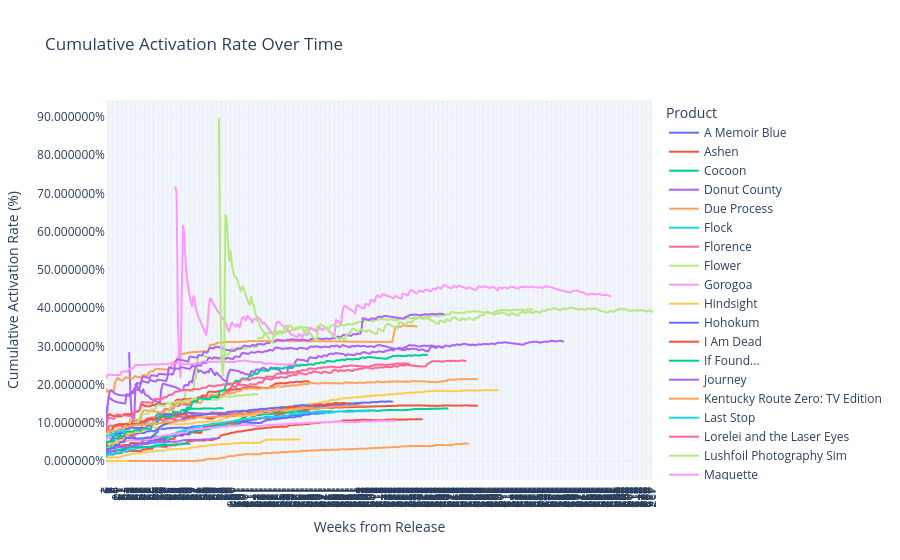

Source (notebook cell):
### Code cell
import plotly.express as px

# Create the Plotly line plot
fig = px.line(
    act_rate_df,
    x="Weeks_from_Release",
    y="cumulative_act_rate",
    color='product',
    title="Cumulative Activation Rate Over Time",
    labels={
        "Weeks_from_Release": "Weeks from Release",
        "cumulative_act_rate": "Cumulative Activation Rate (%)"
    },
    template='plotly_white'
)

# Improve layout for readability
fig.update_layout(
    legend_title_text='Product',
    xaxis=dict(tickmode='linear'),
    yaxis_tickformat='%'
)

# Display the plot
fig.show()

### Figure 1 — Plotly figure (JSON) as saved in the notebook; plotly's stock layout.template omitted (floating-point values rounded to 4 significant figures; data arrays with more than 128 entries replaced by an {"elided": "..."} marker saying what was removed)
{"data": [{"hovertemplate": "product=A Memoir Blue<br>Weeks from Release=%{x}<br>Cumulative Activation Rate (%)=%{y}<extra></extra>", "legendgroup": "A Memoir Blue", "line": {"color": "#636efa", "dash": "solid"}, "marker": {"symbol": "circle"}, "mode": "lines", "name": "A Memoir Blue", "showlegend": true, "type": "scattergl", "x": {"elided": "171 int values"}, "xaxis": "x", "y": {"elided": "171 float values"}, "yaxis": "y"}, {"hovertemplate": "product=Ashen<br>Weeks from Release=%{x}<br>Cumulative Activation Rate (%)=%{y}<extra></extra>", "legendgroup": "Ashen", "line": {"color": "#EF553B", "dash": "solid"}, "marker": {"symbol": "circle"}, "mode": "lines", "name": "Ashen", "showlegend": true, "type": "scattergl", "x": {"elided": "290 int values"}, "xaxis": "x", "y": {"elided": "290 float values"}, "yaxis": "y"}, {"hovertemplate": "product=Cocoon<br>Weeks from Release=%{x}<br>Cumulative Activation Rate (%)=%{y}<extra></extra>", "legendgroup": "Cocoon", "line": {"color": "#00cc96", "dash": "solid"}, "marker": {"symbol": "circle"}, "mode": "lines", "name": "Cocoon", "showlegend": true, "type": "scattergl", "x": [1, 2, 3, 4, 5, 6, 7, 8, 9, 10, 11, 12, 13, 14, 15, 16, 17, 18, 19, 20, 21, 22, 23, 24, 25, 26, 27, 28, 29, 30, 31, 32, 33, 34, 35, 36, 37, 38, 39, 40, 41, 42, 43, 44, 45, 46, 47, 48, 49, 50, 51, 52, 53, 54, 55, 56, 57, 58, 59, 60, 61, 62, 63, 64, 65, 66, 67, 68, 69, 70, 71, 72, 73, 74, 75, 76, 77, 78, 79, 80, 81, 82, 83, 84, 85, 86, 87, 88, 89, 90, 91, 92], "xaxis": "x", "y": [0.05487, 0.06189, 0.06229, 0.05978, 0.05954, 0.05969, 0.05929, 0.06777, 0.07498, 0.07529, 0.07436, 0.07501, 0.08341, 0.08828, 0.0886, 0.09053, 0.09027, 0.09036, 0.09121, 0.09169, 0.0955, 0.0969, 0.09671, 0.09747, 0.1019, 0.1019, 0.1018, 0.1014, 0.1028, 0.1035, 0.1037, 0.104, 0.1039, 0.1047, 0.1101, 0.1117, 0.1115, 0.1113, 0.1131, 0.1188, 0.1222, 0.1238, 0.124, 0.1237, 0.1237, 0.1236, 0.1236, 0.1233, 0.1231, 0.1228, 0.1225, 0.1222, 0.122, 0.1218, 0.1216, 0.1215, 0.1227, 0.1233, 0.1232, 0.123, 0.1247, 0.1285, 0.13, 0.131, 0.1342, 0.1365, 0.1366, 0.1365, 0.1371, 0.1372, 0.137, 0.1367, 0.1365, 0.1366, 0.1369, 0.1369, 0.1377, 0.1377, 0.1375, 0.1376, 0.1377, 0.1374, 0.1374, 0.1372, 0.137, 0.1369, 0.1372, 0.1383, 0.1383, 0.1382, 0.1379, 0.1377], "yaxis": "y"}, {"hovertemplate": "product=Donut County<br>Weeks from Release=%{x}<br>Cumulative Activation Rate (%)=%{y}<extra></extra>", "legendgroup": "Donut County", "line": {"color": "#ab63fa", "dash": "solid"}, "marker": {"symbol": "circle"}, "mode": "lines", "name": "Donut County", "showlegend": true, "type": "scattergl", "x": {"elided": "339 int values"}, "xaxis": "x", "y": {"elided": "339 float values"}, "yaxis": "y"}, {"hovertemplate": "product=Due Process<br>Weeks from Release=%{x}<br>Cumulative Activation Rate (%)=%{y}<extra></extra>", "legendgroup": "Due Process", "line": {"color": "#FFA15A", "dash": "solid"}, "marker": {"symbol": "circle"}, "mode": "lines", "name": "Due Process", "showlegend": true, "type": "scattergl", "x": {"elided": "243 int values"}, "xaxis": "x", "y": {"elided": "243 float values"}, "yaxis": "y"}, {"hovertemplate": "product=Flock<br>Weeks from Release=%{x}<br>Cumulative Activation Rate (%)=%{y}<extra></extra>", "legendgroup": "Flock", "line": {"color": "#19d3f3", "dash": "solid"}, "marker": {"symbol": "circle"}, "mode": "lines", "name": "Flock", "showlegend": true, "type": "scattergl", "x": [1, 2, 3, 4, 5, 6, 7, 8, 9, 10, 11, 12, 13, 14, 15, 16, 17, 18, 19, 20, 21, 22, 23, 24, 25, 26, 27, 28, 29, 30, 31, 32, 33, 34, 35, 36, 37, 38, 39, 40, 41, 42, 43, 44, 45, 46, 47, 48, 49, 50], "xaxis": "x", "y": [0.02607, 0.03064, 0.03192, 0.03258, 0.03338, 0.03372, 0.03405, 0.03437, 0.03466, 0.03494, 0.03521, 0.03551, 0.03573, 0.03589, 0.03612, 0.03628, 0.03632, 0.03643, 0.03654, 0.03849, 0.03954, 0.0403, 0.04137, 0.04325, 0.04377, 0.0438, 0.04435, 0.04485, 0.04486, 0.04489, 0.04496, 0.04496, 0.04549, 0.0455, 0.04617, 0.04659, 0.04658, 0.04652, 0.04744, 0.04791, 0.0483, 0.0483, 0.04833, 0.04828, 0.04826, 0.04905, 0.04936, 0.04937, 0.0494, 0.04939], "yaxis": "y"}, {"hovertemplate": "product=Florence<br>Weeks from Release=%{x}<br>Cumulative Activation Rate (%)=%{y}<extra></extra>", "legendgroup": "Florence", "line": {"color": "#FF6692", "dash": "solid"}, "marker": {"symbol": "circle"}, "mode": "lines", "name": "Florence", "showlegend": true, "type": "scattergl", "x": {"elided": "281 int values"}, "xaxis": "x", "y": {"elided": "281 float values"}, "yaxis": "y"}, {"hovertemplate": "product=Flower<br>Weeks from Release=%{x}<br>Cumulative Activation Rate (%)=%{y}<extra></extra>", "legendgroup": "Flower", "line": {"color": "#B6E880", "dash": "solid"}, "marker": {"symbol": "circle"}, "mode": "lines", "name": "Flower", "showlegend": true, "type": "scattergl", "x": {"elided": "333 int values"}, "xaxis": "x", "y": {"elided": "333 float values"}, "yaxis": "y"}, {"hovertemplate": "product=Gorogoa<br>Weeks from Release=%{x}<br>Cumulative Activation Rate (%)=%{y}<extra></extra>", "legendgroup": "Gorogoa", "line": {"color": "#FF97FF", "dash": "solid"}, "marker": {"symbol": "circle"}, "mode": "lines", "name": "Gorogoa", "showlegend": true, "type": "scattergl", "x": {"elided": "340 int values"}, "xaxis": "x", "y": {"elided": "340 float values"}, "yaxis": "y"}, {"hovertemplate": "product=Hindsight<br>Weeks from Release=%{x}<br>Cumulative Activation Rate (%)=%{y}<extra></extra>", "legendgroup": "Hindsight", "line": {"color": "#FECB52", "dash": "solid"}, "marker": {"symbol": "circle"}, "mode": "lines", "name": "Hindsight", "showlegend": true, "type": "scattergl", "x": {"elided": "152 int values"}, "xaxis": "x", "y": {"elided": "152 float values"}, "yaxis": "y"}, {"hovertemplate": "product=Hohokum<br>Weeks from Release=%{x}<br>Cumulative Activation Rate (%)=%{y}<extra></extra>", "legendgroup": "Hohokum", "line": {"color": "#636efa", "dash": "solid"}, "marker": {"symbol": "circle"}, "mode": "lines", "name": "Hohokum", "showlegend": true, "type": "scattergl", "x": {"elided": "153 int values"}, "xaxis": "x", "y": {"elided": "153 float values"}, "yaxis": "y"}, {"hovertemplate": "product=I Am Dead<br>Weeks from Release=%{x}<br>Cumulative Activation Rate (%)=%{y}<extra></extra>", "legendgroup": "I Am Dead", "line": {"color": "#EF553B", "dash": "solid"}, "marker": {"symbol": "circle"}, "mode": "lines", "name": "I Am Dead", "showlegend": true, "type": "scattergl", "x": {"elided": "247 int values"}, "xaxis": "x", "y": {"elided": "247 float values"}, "yaxis": "y"}, {"hovertemplate": "product=If Found...<br>Weeks from Release=%{x}<br>Cumulative Activation Rate (%)=%{y}<extra></extra>", "legendgroup": "If Found...", "line": {"color": "#00cc96", "dash": "solid"}, "marker": {"symbol": "circle"}, "mode": "lines", "name": "If Found...", "showlegend": true, "type": "scattergl", "x": {"elided": "267 int values"}, "xaxis": "x", "y": {"elided": "267 float values"}, "yaxis": "y"}, {"hovertemplate": "product=Journey<br>Weeks from Release=%{x}<br>Cumulative Activation Rate (%)=%{y}<extra></extra>", "legendgroup": "Journey", "line": {"color": "#ab63fa", "dash": "solid"}, "marker": {"symbol": "circle"}, "mode": "lines", "name": "Journey", "showlegend": true, "type": "scattergl", "x": {"elided": "264 int values"}, "xaxis": "x", "y": {"elided": "264 float values"}, "yaxis": "y"}, {"hovertemplate": "product=Kentucky Route Zero: TV Edition<br>Weeks from Release=%{x}<br>Cumulative Activation Rate (%)=%{y}<extra></extra>", "legendgroup": "Kentucky Route Zero: TV Edition", "line": {"color": "#FFA15A", "dash": "solid"}, "marker": {"symbol": "circle"}, "mode": "lines", "name": "Kentucky Route Zero: TV Edition", "showlegend": true, "type": "scattergl", "x": {"elided": "283 int values"}, "xaxis": "x", "y": {"elided": "283 float values"}, "yaxis": "y"}, {"hovertemplate": "product=Last Stop<br>Weeks from Release=%{x}<br>Cumulative Activation Rate (%)=%{y}<extra></extra>", "legendgroup": "Last Stop", "line": {"color": "#19d3f3", "dash": "solid"}, "marker": {"symbol": "circle"}, "mode": "lines", "name": "Last Stop", "showlegend": true, "type": "scattergl", "x": {"elided": "206 int values"}, "xaxis": "x", "y": {"elided": "206 float values"}, "yaxis": "y"}, {"hovertemplate": "product=Lorelei and the Laser Eyes<br>Weeks from Release=%{x}<br>Cumulative Activation Rate (%)=%{y}<extra></extra>", "legendgroup": "Lorelei and the Laser Eyes", "line": {"color": "#FF6692", "dash": "solid"}, "marker": {"symbol": "circle"}, "mode": "lines", "name": "Lorelei and the Laser Eyes", "showlegend": true, "type": "scattergl", "x": [1, 2, 3, 4, 5, 6, 7, 8, 9, 10, 11, 12, 13, 14, 15, 16, 17, 18, 19, 20, 21, 22, 23, 24, 25, 26, 27, 28, 29, 30, 31, 32, 33, 34, 35, 36, 37, 38, 39, 40, 41, 42, 43, 44, 45, 46, 47, 48, 49, 50, 51, 52, 53, 54, 55, 56, 57, 58, 59], "xaxis": "x", "y": [0.04129, 0.04635, 0.05021, 0.05229, 0.05424, 0.05489, 0.05767, 0.05933, 0.05952, 0.05992, 0.06056, 0.06138, 0.06193, 0.06232, 0.0626, 0.0625, 0.06283, 0.06303, 0.06331, 0.06367, 0.06398, 0.06419, 0.06442, 0.07557, 0.08207, 0.08196, 0.08168, 0.07984, 0.09335, 0.09642, 0.09643, 0.1045, 0.1111, 0.1119, 0.1101, 0.1134, 0.1142, 0.1137, 0.1131, 0.1128, 0.1134, 0.1148, 0.1146, 0.1174, 0.1176, 0.1172, 0.1174, 0.1198, 0.1212, 0.1215, 0.1212, 0.1207, 0.1205, 0.1208, 0.1258, 0.1263, 0.1262, 0.1258, 0.1255], "yaxis": "y"}, {"hovertemplate": "product=Lushfoil Photography Sim<br>Weeks from Release=%{x}<br>Cumulative Activation Rate (%)=%{y}<extra></extra>", "legendgroup": "Lushfoil Photography Sim", "line": {"color": "#B6E880", "dash": "solid"}, "marker": {"symbol": "circle"}, "mode": "lines", "name": "Lushfoil Photography Sim", "showlegend": true, "type": "scattergl", "x": [1, 2, 3, 4, 5, 6, 7, 8, 9, 10, 11], "xaxis": "x", "y": [0.0609, 0.07007, 0.07176, 0.07264, 0.07345, 0.07411, 0.07482, 0.07545, 0.07592, 0.07622, 0.07629], "yaxis": "y"}, {"hovertemplate": "product=Maquette<br>Weeks from Release=%{x}<br>Cumulative Activation Rate (%)=%{y}<extra></extra>", "legendgroup": "Maquette", "line": {"color": "#FF97FF", "dash": "solid"}, "marker": {"symbol": "circle"}, "mode": "lines", "name": "Maquette", "showlegend": true, "type": "scattergl", "x": {"elided": "226 int values"}, "xaxis": "x", "y": {"elided": "226 float values"}, "yaxis": "y"}, {"hovertemplate": "product=Morsels<br>Weeks from Release=%{x}<br>Cumulative Activation Rate (%)=%{y}<extra></extra>", "legendgroup": "Morsels", "line": {"color": "#FECB52", "dash": "solid"}, "marker": {"symbol": "circle"}, "mode": "lines", "name": "Morsels", "showlegend": true, "type": "scattergl", "x": [1, 2, 3, 4, 5, 6, 7, 8, 9, 10, 11, 12, 13, 14, 15, 16, 17, 18], "xaxis": "x", "y": [7.517e-05, 7.442e-05, 7.387e-05, 7.334e-05, 7.288e-05, 7.25e-05, 7.196e-05, 7.155e-05, 7.127e-05, 7.097e-05, 7.066e-05, 7.036e-05, 7.006e-05, 6.966e-05, 6.761e-05, 5.312e-05, 4.797e-05, 4.674e-05], "yaxis": "y"}, {"hovertemplate": "product=Mundaun<br>Weeks from Release=%{x}<br>Cumulative Activation Rate (%)=%{y}<extra></extra>", "legendgroup": "Mundaun", "line": {"color": "#636efa", "dash": "solid"}, "marker": {"symbol": "circle"}, "mode": "lines", "name": "Mundaun", "showlegend": true, "type": "scattergl", "x": {"elided": "224 int values"}, "xaxis": "x", "y": {"elided": "224 float values"}, "yaxis": "y"}, {"hovertemplate": "product=Neon White<br>Weeks from Release=%{x}<br>Cumulative Activation Rate (%)=%{y}<extra></extra>", "legendgroup": "Neon White", "line": {"color": "#EF553B", "dash": "solid"}, "marker": {"symbol": "circle"}, "mode": "lines", "name": "Neon White", "showlegend": true, "type": "scattergl", "x": {"elided": "159 int values"}, "xaxis": "x", "y": {"elided": "159 float values"}, "yaxis": "y"}, {"hovertemplate": "product=Open Roads<br>Weeks from Release=%{x}<br>Cumulative Activation Rate (%)=%{y}<extra></extra>", "legendgroup": "Open Roads", "line": {"color": "#00cc96", "dash": "solid"}, "marker": {"symbol": "circle"}, "mode": "lines", "name": "Open Roads", "showlegend": true, "type": "scattergl", "x": [1, 2, 3, 4, 5, 6, 7, 8, 9, 10, 11, 12, 13, 14, 15, 16, 17, 18, 19, 20, 21, 22, 23, 24, 25, 26, 27, 28, 29, 30, 31, 32, 33, 34, 35, 36, 37, 38, 39, 40, 41, 42, 43, 44, 45, 46, 47, 48, 49, 50, 51, 52, 53, 54, 55, 56, 57, 58, 59, 60, 61, 62, 63, 64, 65, 66], "xaxis": "x", "y": [0.01836, 0.02097, 0.02152, 0.02262, 0.02407, 0.02517, 0.02537, 0.02555, 0.02745, 0.0285, 0.02868, 0.02916, 0.02965, 0.03212, 0.03363, 0.0339, 0.03392, 0.03414, 0.03563, 0.03647, 0.03652, 0.03653, 0.03651, 0.03654, 0.03654, 0.03652, 0.03651, 0.03651, 0.03652, 0.0365, 0.03651, 0.03651, 0.03653, 0.03657, 0.03672, 0.03769, 0.03817, 0.03855, 0.04001, 0.041, 0.04124, 0.04123, 0.04171, 0.04186, 0.04189, 0.04184, 0.04181, 0.04181, 0.04214, 0.04216, 0.04282, 0.04286, 0.04284, 0.04299, 0.04359, 0.0441, 0.04421, 0.04419, 0.04415, 0.04416, 0.04443, 0.0448, 0.04509, 0.04506, 0.04501, 0.04496], "yaxis": "y"}, {"hovertemplate": "product=Outer Wilds<br>Weeks from Release=%{x}<br>Cumulative Activation Rate (%)=%{y}<extra></extra>", "legendgroup": "Outer Wilds", "line": {"color": "#ab63fa", "dash": "solid"}, "marker": {"symbol": "circle"}, "mode": "lines", "name": "Outer Wilds", "showlegend": true, "type": "scattergl", "x": {"elided": "263 int values"}, "xaxis": "x", "y": {"elided": "263 float values"}, "yaxis": "y"}, {"hovertemplate": "product=Sayonara Wild Hearts<br>Weeks from Release=%{x}<br>Cumulative Activation Rate (%)=%{y}<extra></extra>", "legendgroup": "Sayonara Wild Hearts", "line": {"color": "#FFA15A", "dash": "solid"}, "marker": {"symbol": "circle"}, "mode": "lines", "name": "Sayonara Wild Hearts", "showlegend": true, "type": "scattergl", "x": {"elided": "290 int values"}, "xaxis": "x", "y": {"elided": "290 float values"}, "yaxis": "y"}, {"hovertemplate": "product=Skin Deep<br>Weeks from Release=%{x}<br>Cumulative Activation Rate (%)=%{y}<extra></extra>", "legendgroup": "Skin Deep", "line": {"color": "#19d3f3", "dash": "solid"}, "marker": {"symbol": "circle"}, "mode": "lines", "name": "Skin Deep", "showlegend": true, "type": "scattergl", "x": [1, 2, 3, 4, 5, 6, 7, 8, 9], "xaxis": "x", "y": [0.07645, 0.0875, 0.0894, 0.09065, 0.09159, 0.09231, 0.093, 0.09337, 0.0933], "yaxis": "y"}, {"hovertemplate": "product=Solar Ash<br>Weeks from Release=%{x}<br>Cumulative Activation Rate (%)=%{y}<extra></extra>", "legendgroup": "Solar Ash", "line": {"color": "#FF6692", "dash": "solid"}, "marker": {"symbol": "circle"}, "mode": "lines", "name": "Solar Ash", "showlegend": true, "type": "scattergl", "x": {"elided": "134 int values"}, "xaxis": "x", "y": {"elided": "134 float values"}, "yaxis": "y"}, {"hovertemplate": "product=Storyteller<br>Weeks from Release=%{x}<br>Cumulative Activation Rate (%)=%{y}<extra></extra>", "legendgroup": "Storyteller", "line": {"color": "#B6E880", "dash": "solid"}, "marker": {"symbol": "circle"}, "mode": "lines", "name": "Storyteller", "showlegend": true, "type": "scattergl", "x": [1, 2, 3, 4, 5, 6, 7, 8, 9, 10, 11, 12, 13, 14, 15, 16, 17, 18, 19, 20, 21, 22, 23, 24, 25, 26, 27, 28, 29, 30, 31, 32, 33, 34, 35, 36, 37, 38, 39, 40, 41, 42, 43, 44, 45, 46, 47, 48, 49, 50, 51, 52, 53, 54, 55, 56, 57, 58, 59, 60, 61, 62, 63, 64, 65, 66, 67, 68, 69, 70, 71, 72, 73, 74, 75, 76, 77, 78, 79, 80, 81, 82, 83, 84, 85, 86, 87, 88, 89, 90, 91, 92, 93, 94, 95, 96, 97, 98, 99, 100, 101, 102, 103, 104, 105, 106, 107, 108, 109, 110, 111, 112, 113, 114, 115, 116, 117, 118, 119], "xaxis": "x", "y": [0.06361, 0.06776, 0.07248, 0.07469, 0.07524, 0.07546, 0.07608, 0.07611, 0.07637, 0.07658, 0.07685, 0.07718, 0.07749, 0.07767, 0.0873, 0.09099, 0.0914, 0.09113, 0.09094, 0.09834, 0.09864, 0.09854, 0.09924, 0.09957, 0.09992, 0.1002, 0.1119, 0.1241, 0.1239, 0.1233, 0.1231, 0.1234, 0.1236, 0.1239, 0.1276, 0.1355, 0.1353, 0.1349, 0.1344, 0.1419, 0.1461, 0.1464, 0.1458, 0.1452, 0.1446, 0.1442, 0.1441, 0.149, 0.1504, 0.1502, 0.1501, 0.153, 0.1531, 0.1529, 0.1526, 0.1551, 0.1559, 0.1558, 0.1557, 0.1556, 0.1554, 0.1576, 0.1586, 0.1586, 0.1583, 0.1581, 0.1604, 0.1619, 0.1633, 0.1635, 0.1633, 0.1631, 0.163, 0.1628, 0.1626, 0.1625, 0.162, 0.1617, 0.1615, 0.1613, 0.1612, 0.161, 0.1608, 0.1606, 0.1604, 0.1603, 0.1602, 0.1605, 0.1635, 0.1648, 0.1656, 0.1675, 0.1689, 0.169, 0.1688, 0.1686, 0.1685, 0.1683, 0.1681, 0.169, 0.1698, 0.1704, 0.1703, 0.1714, 0.1715, 0.1713, 0.1711, 0.172, 0.1727, 0.173, 0.1729, 0.1728, 0.1726, 0.1725, 0.1749, 0.175, 0.1746, 0.1743, 0.174], "yaxis": "y"}, {"hovertemplate": "product=Stray<br>Weeks from Release=%{x}<br>Cumulative Activation Rate (%)=%{y}<extra></extra>", "legendgroup": "Stray", "line": {"color": "#FF97FF", "dash": "solid"}, "marker": {"symbol": "circle"}, "mode": "lines", "name": "Stray", "showlegend": true, "type": "scattergl", "x": {"elided": "154 int values"}, "xaxis": "x", "y": {"elided": "154 float values"}, "yaxis": "y"}, {"hovertemplate": "product=Telling Lies<br>Weeks from Release=%{x}<br>Cumulative Activation Rate (%)=%{y}<extra></extra>", "legendgroup": "Telling Lies", "line": {"color": "#FECB52", "dash": "solid"}, "marker": {"symbol": "circle"}, "mode": "lines", "name": "Telling Lies", "showlegend": true, "type": "scattergl", "x": {"elided": "306 int values"}, "xaxis": "x", "y": {"elided": "306 float values"}, "yaxis": "y"}, {"hovertemplate": "product=The Artful Escape<br>Weeks from Release=%{x}<br>Cumulative Activation Rate (%)=%{y}<extra></extra>", "legendgroup": "The Artful Escape", "line": {"color": "#636efa", "dash": "solid"}, "marker": {"symbol": "circle"}, "mode": "lines", "name": "The Artful Escape", "showlegend": true, "type": "scattergl", "x": {"elided": "199 int values"}, "xaxis": "x", "y": {"elided": "199 float values"}, "yaxis": "y"}, {"hovertemplate": "product=The Pathless<br>Weeks from Release=%{x}<br>Cumulative Activation Rate (%)=%{y}<extra></extra>", "legendgroup": "The Pathless", "line": {"color": "#EF553B", "dash": "solid"}, "marker": {"symbol": "circle"}, "mode": "lines", "name": "The Pathless", "showlegend": true, "type": "scattergl", "x": {"elided": "189 int values"}, "xaxis": "x", "y": {"elided": "189 float values"}, "yaxis": "y"}, {"hovertemplate": "product=The Unfinished Swan<br>Weeks from Release=%{x}<br>Cumulative Activation Rate (%)=%{y}<extra></extra>", "legendgroup": "The Unfinished Swan", "line": {"color": "#00cc96", "dash": "solid"}, "marker": {"symbol": "circle"}, "mode": "lines", "name": "The Unfinished Swan", "showlegend": true, "type": "scattergl", "x": {"elided": "251 int values"}, "xaxis": "x", "y": {"elided": "251 float values"}, "yaxis": "y"}, {"hovertemplate": "product=Thirsty Suitors<br>Weeks from Release=%{x}<br>Cumulative Activation Rate (%)=%{y}<extra></extra>", "legendgroup": "Thirsty Suitors", "line": {"color": "#ab63fa", "dash": "solid"}, "marker": {"symbol": "circle"}, "mode": "lines", "name": "Thirsty Suitors", "showlegend": true, "type": "scattergl", "x": [1, 2, 3, 4, 5, 6, 7, 8, 9, 10, 11, 12, 13, 14, 15, 16, 17, 18, 19, 20, 21, 22, 23, 24, 25, 26, 27, 28, 29, 30, 31, 32, 33, 34, 35, 36, 37, 38, 39, 40, 41, 42, 43, 44, 45, 46, 47, 48, 49, 50, 51, 52, 53, 54, 55, 56, 57, 58, 59, 60, 61, 62, 63, 64, 65, 66, 67, 68, 69, 70, 71, 72, 73, 74, 75, 76, 77, 78, 79, 80, 81, 82, 83, 84, 85, 86, 87], "xaxis": "x", "y": [0.02224, 0.02344, 0.02442, 0.02526, 0.02544, 0.02639, 0.02643, 0.03229, 0.03515, 0.03625, 0.03613, 0.03603, 0.03611, 0.03657, 0.03682, 0.03813, 0.03867, 0.03866, 0.03882, 0.0404, 0.04068, 0.0407, 0.04071, 0.04063, 0.0413, 0.04208, 0.04267, 0.0428, 0.04276, 0.0437, 0.04452, 0.04452, 0.04452, 0.04504, 0.04727, 0.04853, 0.04875, 0.04868, 0.04871, 0.05005, 0.05085, 0.05086, 0.05086, 0.05081, 0.05075, 0.05072, 0.05065, 0.05062, 0.05054, 0.05052, 0.05046, 0.0504, 0.05038, 0.05032, 0.05029, 0.05038, 0.05148, 0.05185, 0.05208, 0.05343, 0.05445, 0.05477, 0.05475, 0.05512, 0.05523, 0.05519, 0.0552, 0.05516, 0.05514, 0.05537, 0.05534, 0.05567, 0.05569, 0.05567, 0.05575, 0.05623, 0.05667, 0.05676, 0.05672, 0.05665, 0.05663, 0.05698, 0.05808, 0.05901, 0.05904, 0.05892, 0.05884], "yaxis": "y"}, {"hovertemplate": "product=Twelve Minutes<br>Weeks from Release=%{x}<br>Cumulative Activation Rate (%)=%{y}<extra></extra>", "legendgroup": "Twelve Minutes", "line": {"color": "#FFA15A", "dash": "solid"}, "marker": {"symbol": "circle"}, "mode": "lines", "name": "Twelve Minutes", "showlegend": true, "type": "scattergl", "x": {"elided": "202 int values"}, "xaxis": "x", "y": {"elided": "202 float values"}, "yaxis": "y"}, {"hovertemplate": "product=Wanderstop<br>Weeks from Release=%{x}<br>Cumulative Activation Rate (%)=%{y}<extra></extra>", "legendgroup": "Wanderstop", "line": {"color": "#19d3f3", "dash": "solid"}, "marker": {"symbol": "circle"}, "mode": "lines", "name": "Wanderstop", "showlegend": true, "type": "scattergl", "x": [1, 2, 3, 4, 5, 6, 7, 8, 9, 10, 11, 12, 13, 14, 15, 16], "xaxis": "x", "y": [0.06408, 0.06546, 0.06699, 0.06805, 0.06878, 0.06959, 0.07006, 0.07496, 0.07616, 0.07642, 0.0767, 0.07714, 0.07738, 0.07745, 0.07762, 0.07763], "yaxis": "y"}, {"hovertemplate": "product=Wattam<br>Weeks from Release=%{x}<br>Cumulative Activation Rate (%)=%{y}<extra></extra>", "legendgroup": "Wattam", "line": {"color": "#FF6692", "dash": "solid"}, "marker": {"symbol": "circle"}, "mode": "lines", "name": "Wattam", "showlegend": true, "type": "scattergl", "x": {"elided": "237 int values"}, "xaxis": "x", "y": {"elided": "237 float values"}, "yaxis": "y"}, {"hovertemplate": "product=What Remains of Edith Finch<br>Weeks from Release=%{x}<br>Cumulative Activation Rate (%)=%{y}<extra></extra>", "legendgroup": "What Remains of Edith Finch", "line": {"color": "#B6E880", "dash": "solid"}, "marker": {"symbol": "circle"}, "mode": "lines", "name": "What Remains of Edith Finch", "showlegend": true, "type": "scattergl", "x": {"elided": "339 int values"}, "xaxis": "x", "y": {"elided": "339 float values"}, "yaxis": "y"}, {"hovertemplate": "product=to a T<br>Weeks from Release=%{x}<br>Cumulative Activation Rate (%)=%{y}<extra></extra>", "legendgroup": "to a T", "line": {"color": "#FF97FF", "dash": "solid"}, "marker": {"symbol": "circle"}, "mode": "lines", "name": "to a T", "showlegend": true, "type": "scattergl", "x": [1, 2, 3, 4, 5], "xaxis": "x", "y": [0.05553, 0.06093, 0.06179, 0.06214, 0.062], "yaxis": "y"}], "layout": {"autosize": true, "legend": {"title": {"text": "Product"}, "tracegroupgap": 0}, "title": {"text": "Cumulative Activation Rate Over Time"}, "xaxis": {"anchor": "y", "autorange": true, "domain": [0, 1], "range": [1, 427], "tickmode": "linear", "title": {"text": "Weeks from Release"}, "type": "linear"}, "yaxis": {"anchor": "x", "autorange": true, "domain": [0, 1], "range": [-0.04972, 0.9446], "tickformat": "%", "title": {"text": "Cumulative Activation Rate (%)"}, "type": "linear"}}}
